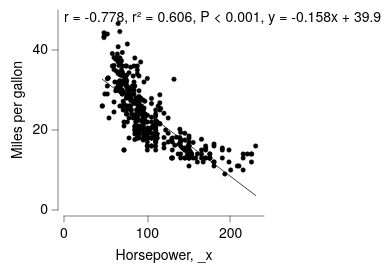

Express this chart as Vega-Lite.
### Vega-Lite specification from a JSON file in a GitHub repository (floating-point values rounded to 4 significant figures; data arrays with more than 128 entries replaced by an {"elided": "..."} marker saying what was removed)
{"background": null, "config": {"arc": {"fill": "black", "fillOpacity": 1.0, "innerRadius": 25.0, "padAngle": 0.03, "stroke": "black", "strokeOpacity": 1, "strokeWidth": 0.25}, "area": {"fill": "black", "fillOpacity": 1.0, "stroke": "black", "strokeOpacity": 1, "strokeWidth": 0.25}, "axis": {"domain": true, "domainCap": "round", "domainColor": "black", "domainWidth": 0.25, "grid": false, "gridCap": "round", "gridColor": "#F1F1F1", "gridDash": [0, 0], "gridOpacity": 1.0, "gridWidth": 0.25, "labelColor": "black", "labelFont": "HelveticaNeue", "labelFontSize": 7, "labelFontStyle": "normal", "labelFontWeight": 400, "offset": 3, "ticks": true, "tickCap": "round", "tickColor": "black", "tickSize": 3, "tickWidth": 0.25, "titleColor": "black", "titleFont": "HelveticaNeue", "titleFontSize": 7, "titleFontStyle": "normal", "titleFontWeight": 400}, "axisX": {"domain": true, "labelAlign": "center", "labelAngle": 0, "labels": true, "ticks": true, "translate": 0}, "axisY": {"domain": true, "labelAlign": "right", "labelAngle": 0, "labels": true, "ticks": true, "translate": 0}, "axisRight": {"domain": true, "labelAlign": "left", "labelAngle": 0, "labels": true, "ticks": true, "translate": 0}, "axisTop": {"domain": true, "labelAlign": "center", "labelAngle": 0, "labels": true, "ticks": true, "translate": 0}, "bar": {"fill": "black", "fillOpacity": 1.0, "stroke": "black", "strokeOpacity": 1, "strokeWidth": 0.25}, "boxplot": {"size": 8.0, "ticks": {"cornerRadius": 0.25, "fill": "black", "size": 6.0, "thickness": 0.25}, "box": {"fillOpacity": 1.0, "stroke": "black", "strokeOpacity": 1, "strokeWidth": 0.25}, "median": {"fill": "white", "fillOpacity": 1.0, "size": 8.0, "stroke": "black", "strokeOpacity": 1, "strokeWidth": 0.25}, "rule": {"fill": "black", "fillOpacity": 1.0, "size": 10.0, "stroke": "black", "strokeDash": [0, 0], "strokeOpacity": 1, "strokeWidth": 0.25}, "outliers": {"color": "black", "fill": "black", "fillOpacity": 1.0, "size": 0, "stroke": "black", "strokeOpacity": 1, "strokeWidth": 0.25}}, "circle": {"fill": "white", "fillOpacity": 1.0, "size": 2.5, "stroke": "black", "strokeOpacity": 1, "strokeWidth": 0.25}, "errorband": {"band": {"fillOpacity": 0.6, "stroke": null, "strokeWidth": 0.25, "strokeOpacity": 1}, "borders": {"opacity": 0, "strokeOpacity": 0.25, "strokeWidth": 1}}, "errorbar": {"opacity": 1, "rule": {"strokeDash": [0, 0], "strokeWidth": 0.5}, "ticks": {"color": "black", "cornerRadius": 0.25, "opacity": 1, "size": 6.0, "thickness": 0.5}, "thickness": 0.5}, "font": "HelveticaNeue", "geoshape": {"fill": "black", "fillOpacity": 1.0, "stroke": "black", "strokeOpacity": 1, "strokeWidth": 0.25}, "header": {"labelColor": "black", "labelFont": "HelveticaNeue", "labelFontSize": 7, "labelFontStyle": "normal", "labelFontWeight": 400, "titleColor": "black", "titleFont": "HelveticaNeue", "titleFontSize": 7, "titleFontStyle": "normal", "titleFontWeight": 400, "titlePadding": 0}, "legend": {"disable": false, "offset": 3, "gradientLength": 50.0, "gradientThickness": 5.0, "gradientOpacity": 1.0, "gradientStrokeColor": "black", "gradientStrokeWidth": 0.25, "labelColor": "black", "labelFont": "HelveticaNeue", "labelFontSize": 7, "labelFontStyle": "normal", "labelFontWeight": 400, "strokeColor": "black", "strokeWidth": 0, "symbolSize": 42, "symbolStrokeColor": "black", "symbolStrokeWidth": 0.25, "titleColor": "black", "titleFont": "HelveticaNeue", "titleFontSize": 7, "titleFontStyle": "normal", "titleFontWeight": 400}, "line": {"color": "black", "stroke": "black", "strokeCap": "round", "strokeDash": [0, 0], "strokeOpacity": 1, "strokeWidth": 0.375}, "point": {"filled": true, "fill": "black", "fillOpacity": 1.0, "size": 5.0, "stroke": "black", "strokeOpacity": 1, "strokeWidth": 0.25}, "range": {"category": {"scheme": ["#DFE9F7", "#ADC8EC", "#7AA8E0", "#4D87CA", "#386898", "#264A69"]}, "diverging": {"scheme": ["#BC4A5A", "#C96872", "#D4858B", "#DFA1A5", "#E8BDBF", "#F0DADA", "#F6F6F6", "#D7E0EB", "#B9CBE0", "#9BB6D5", "#7DA1C9", "#5F8CBD", "#4177B1"]}, "heatmap": {"scheme": ["#DFE9F7", "#C6D9F1", "#ADC8EC", "#94B8E6", "#7AA8E0", "#6097DA", "#4D87CA", "#4177B1", "#386898", "#2F597F", "#264A69", "#1D3A58"]}, "ordinal": {"scheme": ["#DFE9F7", "#C6D9F1", "#ADC8EC", "#94B8E6", "#7AA8E0", "#6097DA", "#4D87CA", "#4177B1", "#386898", "#2F597F", "#264A69", "#1D3A58"]}, "ramp": {"scheme": ["#DFE9F7", "#C6D9F1", "#ADC8EC", "#94B8E6", "#7AA8E0", "#6097DA", "#4D87CA", "#4177B1", "#386898", "#2F597F", "#264A69", "#1D3A58"]}}, "rule": {"color": "black", "stroke": "black", "strokeCap": "round", "strokeDash": [2, 2], "strokeOpacity": 1, "strokeWidth": 0.25}, "scale": {"bandPaddingInner": 0.1, "bandPaddingOuter": 0.1, "round": false}, "rect": {"fill": "black", "fillOpacity": 1.0, "stroke": "black", "strokeOpacity": 1, "strokeWidth": 0.25}, "square": {"fill": "black", "fillOpacity": 1.0, "size": 10.0, "stroke": "black", "strokeOpacity": 1, "strokeWidth": 0.25}, "text": {"color": "black", "font": "HelveticaNeue", "fontSize": 7, "fontStyle": "normal", "fontWeight": 400}, "title": {"anchor": "middle", "frame": "group", "color": "black", "font": "HelveticaNeue", "fontSize": 7, "fontStyle": "normal", "fontWeight": 400, "subtitleColor": "black", "subtitleFont": "HelveticaNeue", "subtitleFontSize": "HelveticaNeue", "subtitleFontStyle": "normal", "subtitleFontWeight": 400}, "view": {"continuousWidth": 100, "continuousHeight": 100, "discreteWidth": 100, "discreteHeight": 100, "fill": null, "stroke": null, "strokeWidth": 0.25}}, "layer": [{"data": {"name": "data-7285c4e2e195e5a75737a34913199f5f"}, "mark": {"type": "point"}, "encoding": {"x": {"field": "Horsepower", "type": "quantitative"}, "y": {"field": "Miles_per_Gallon", "title": "Miles per gallon", "type": "quantitative"}}}, {"layer": [{"data": {"name": "data-df741ee6b6ba68aef8587f34d8c5cd59"}, "mark": {"type": "line"}, "encoding": {"x": {"field": "_x", "type": "quantitative"}, "y": {"field": "_y", "type": "quantitative"}}}, {"data": {"name": "data-6ea76441c407861ed382829e2a61d874"}, "mark": {"type": "text", "align": "left", "angle": 0, "baseline": "top", "dx": 0, "dy": 0, "fontSize": 7, "opacity": 1.0}, "encoding": {"text": {"field": "__text", "type": "nominal"}, "x": {"value": 0}, "y": {"value": 0}}}], "name": "__dysonsphere_d7fe5567f27c70af_2"}], "$schema": "https://vega.github.io/schema/vega-lite/v6.4.1.json", "datasets": {"data-7285c4e2e195e5a75737a34913199f5f": {"elided": "392 records"}, "data-df741ee6b6ba68aef8587f34d8c5cd59": [{"_x": 46.0, "_y": 32.68, "__dysonsphere__": 1}, {"_x": 230.0, "_y": 3.632, "__dysonsphere__": 1}], "data-6ea76441c407861ed382829e2a61d874": [{"__text": "r = -0.778, r² = 0.606, P < 0.001, y = -0.158x + 39.9", "__dysonsphere__": 1}]}}
